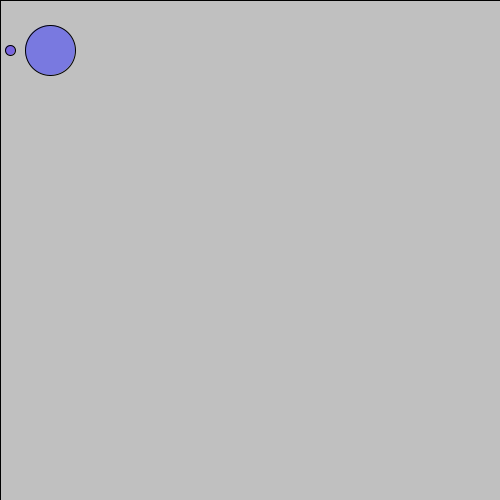
Frame 1 (no input)
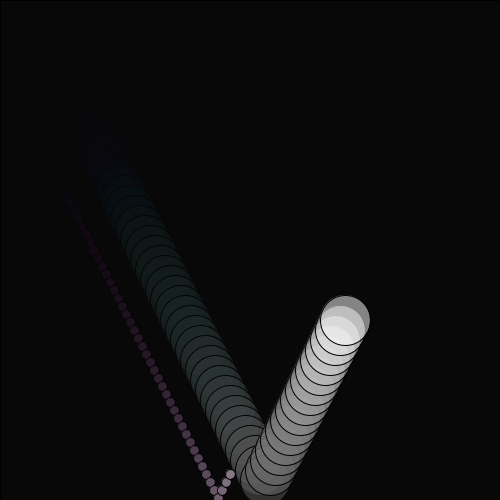
Frame 60 (the mouse pressed at the canvas centre just before this capture)
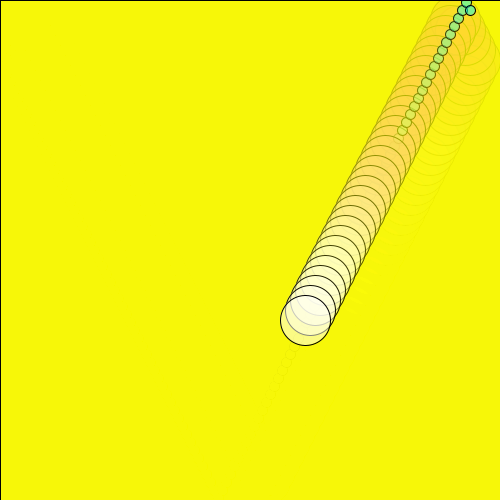
Frame 120 (the mouse held since frame 60 and released just before this capture)

The Processing sketch that drew these frames (run headless with seeded random() and noise(); from frame 60 on, the mouse is pressed at the canvas centre):

// Processing sketch: processing_71038
// ── processing_71038.pde

int circleX = 50;
int circleY = 50;
int t1 = 5;
int t2 = 10;

int circleA = 10;
int circleB = 50;
int t3 = -4;
int t4 = 8;
 
void setup()
{
  size(500, 500);
  smooth();
}

void draw()
{
  fill(mouseX,mouseY,5,15);
  rect(0,0,width,height);
   
  fill(circleX,circleY,255,128);
  ellipse(circleX, circleY, 50, 50);
  circleX = circleX +t1;
  circleY = circleY +t2;
  if (circleX >= width-25 || circleX <= 25) {
    t1 = t1 * -1;
  }
  if (circleY >= height-25 || circleY <25) {
    t2 = t2 * -1;
  }
   
   
     fill(circleB,circleA,255,128);
  ellipse(circleA, circleB, 10, 10);
  circleA = circleA +t3;
  circleB = circleB +t4;
  if (circleA >= width-5 || circleA <= 5) {
    t3 = t3 * -1;
  }
  if (circleB >= height-5 || circleB <=5) {
    t4 = t4 * -1;
  }
}
